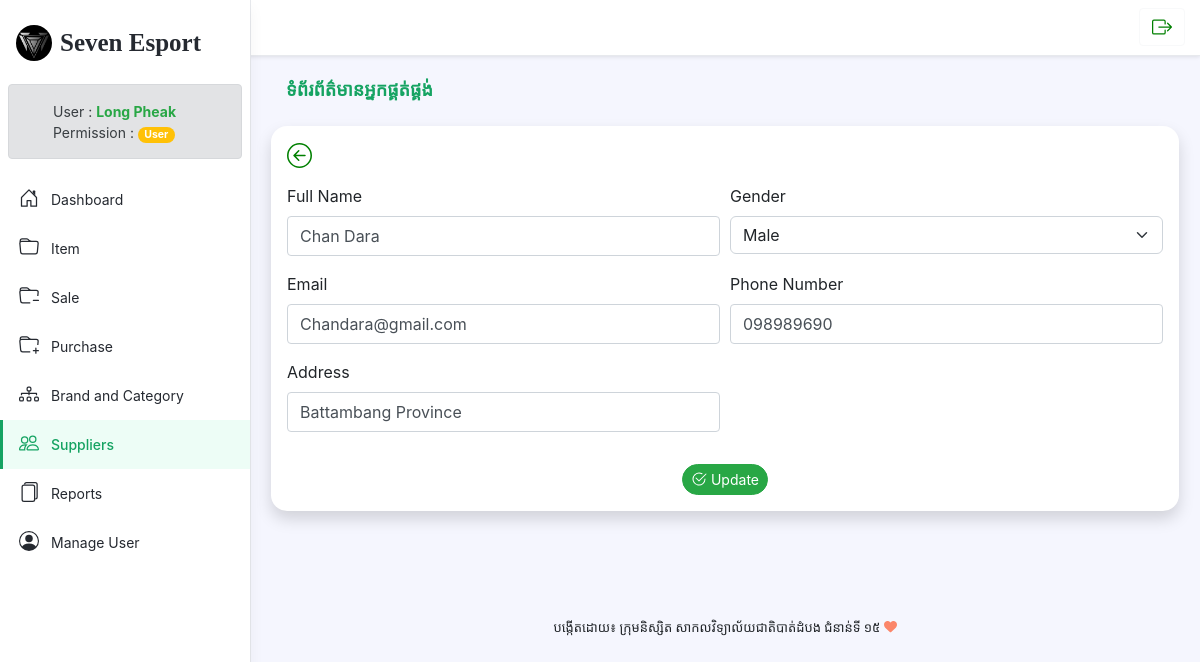
/supplier_edit.php?id=1 (signed in), run on the app's committed database.
### tables this page shows
CREATE TABLE IF NOT EXISTS `tbl_user` (
  `user_id` int(11) NOT NULL AUTO_INCREMENT,
  `user_fullname` varchar(50) NOT NULL,
  `user_gender` varchar(50) NOT NULL,
  `user_email` varchar(100) NOT NULL,
  `user_name` varchar(50) NOT NULL,
  `user_password` varchar(100) NOT NULL,
  `user_address` varchar(100) NOT NULL,
  `user_phone` varchar(50) NOT NULL,
  `permission` varchar(50) NOT NULL,
  `status` int(11) NOT NULL,
  PRIMARY KEY (`user_id`)
);

CREATE TABLE IF NOT EXISTS `tbl_suppliers` (
  `suppliers_id` int(11) NOT NULL AUTO_INCREMENT,
  `suppliers_name` varchar(100) NOT NULL,
  `suppliers_gender` varchar(20) NOT NULL,
  `suppliers_email` varchar(100) NOT NULL,
  `suppliers_phone` varchar(50) NOT NULL,
  `suppliers_address` varchar(150) NOT NULL,
  `status` int(11) NOT NULL,
  PRIMARY KEY (`suppliers_id`)
);

### supplier_edit.php (the view, shortened to what this page needs)
<?php
require_once 'config/db.php';
require_once 'inc/html_head.php';
?>
<body class="app">
<header class="app-header fixed-top">
    <div class="app-header-inner">
        <?php include('inc/header_menu.php') ?>
    </div>
    </div>
    <div id="app-sidepanel" class="app-sidepanel">
        <?php include('inc/sidebar.php') ?>
    </div>
</header>
<div class="app-wrapper">
    <div class="app-content pt-3 p-md-3 p-lg-4">
        <?php
        $data = $con->query("SELECT * FROM tbl_suppliers WHERE suppliers_id = ". $_GET['id'])->fetch(PDO::FETCH_OBJ);
        ?>
        <div class="container-xl">
            <div class="position-relative mb-3">
                <div class="row g-2 justify-content-between mb-3">
                    <div class="col-auto ">
                        <h1 style="font-family: 'Kh Dangrek'; color:#15a362; font-size:large"
                            class="app-page-title mb-2">ទំព័រព័ត៌មានអ្នកផ្គត់ផ្គង់</h1>
                    </div>
                    <div class="container bg-white p-3 mt-3 shadow p-3 mb-5 bg-body rounded-4">
                        <form action="#" method="post">
                        <div class="mb-3">
                            <a href="suppliers.php" title="Back">
                            </a>
                        </div>
                            <div class="form-row">
                                <div class="form-group col-md-6">
                                    <label for="inputID">Full Name</label>
                                    <input name="name" value="<?= $data->suppliers_name ?>" class="form-control" type="text" placeholder="Full Name">
                                </div>
                                <div class="form-group col-md-6">
                                    <label for="form-select" class="form-label">Gender</label>
                                    <select name="gender" class="form-select">
                                        <option value="Male" <?= $data->suppliers_gender=='Male'?'selected':'' ?>>Male</option>
                                    </select>
                                </div>
                            </div>
                            <div class="form-row">
                                <div class="form-group col-md-6">
                                    <label class="form-label">Email</label>
                                    <input type="email" name="email" value="<?= $data->suppliers_email ?>" class="form-control" placeholder="Email">
                                </div>
                                <div class="form-group col-md-6">
                                    <label class="form-label">Phone Number</label>
                                    <input type="text" name="phone" value="<?= $data->suppliers_phone ?>" class="form-control" placeholder="Phone Number">
                                </div>
                            </div>
                            <div class="form-row">
                                <div class="form-group col-md-6">
                                    <label class="form-label">Address</label>
                                    <input type="text" name="address" value="<?= $data->suppliers_address ?>" class="form-control" placeholder="Address">
                                </div>
                            </div>
                            <div class="text-center mt-3">
                                <button name="update_cus" type="submit" class="btn btn-sm btn-success rounded-5">
                                     Update</button>
                            </div>
                        </form>
                    </div>
                </div>
            </div>
        </div>
    </div>
    <footer id="footbarlog" class="app-footer">
        <?php include('inc/footer.php') ?>
    </footer>
</div>
</body>
</html>

### config/checkpermission.php (shortened to what this page needs)
<div class="mx-2">
    <?php
    $LogID = $_SESSION["Loged_id"];
    $status = 1;
    $sql_select_logedin = $con->prepare("SELECT * FROM tbl_user WHERE tbl_user.status = ?
    AND tbl_user.user_id = ?");
    $sql_select_logedin->bindParam(1, $status);
    $sql_select_logedin->bindParam(2, $LogID);
    $sql_select_logedin->execute();
    $row_select_logedin = $sql_select_logedin->fetch(PDO::FETCH_BOTH);
    if ($row_select_logedin['permission'] == "Admin") {
    ?>
        <div class="alert alert-secondary" style="height: 75px;" role="alert">
            <div class="row">
                <div >
                    <a href="Users.php?ID=<?= $row_select_logedin['user_id'] ?>">
                    </a>
                </div>
                <div class="col-auto mt-1 ml-4">User :
                    <strong class="text-success"><?= $row_select_logedin['user_fullname'] ?></strong><br>
                    <p>Permission : <span class="badge badge-pill badge-success"><?= $row_select_logedin['permission'] ?></span></p>
                </div>
            </div>
        </div>
    <?php
    }else if($row_select_logedin['permission'] == "User"){
        ?>
        <div class="alert alert-secondary" style="height: 75px;" role="alert">
            <div class="row">
                <div class="col-auto mt-1 ml-4">User :
                    <strong class="text-success"><?= $row_select_logedin['user_fullname'] ?></strong><br>
                    <p>Permission : <span style="color: white ;" class="badge badge-pill badge-warning"><?= $row_select_logedin['permission'] ?></span></p>
                </div>
            </div>
        </div>
    <?php
    }
    ?>
</div>

### assets/css/style.css (style rules this page uses)
#footbarlog { font-family: "Kh Dangrek"; text-align: center; }

### data on the page
tbl_user: user_fullname "Long Pheak", permission "User"
tbl_suppliers: name "Chan Dara", gender "Male", email "Chandara@gmail.com", phone "098989690", address "Battambang Province"
